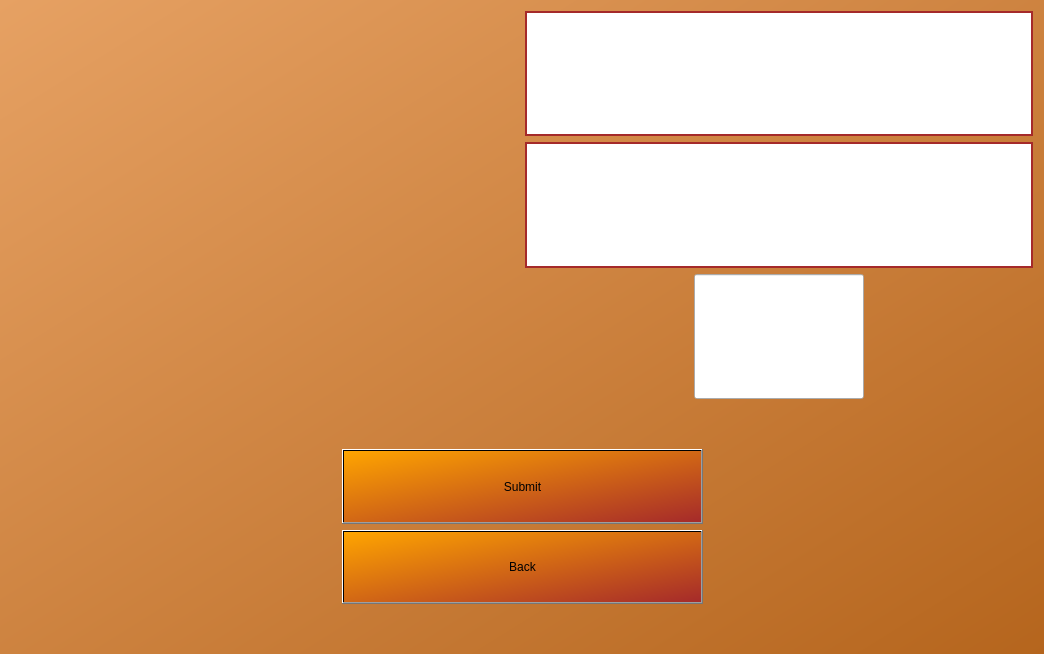
<?xml version="1.0" encoding="UTF-8"?>
<ui version="4.0">
 <class>Form</class>
 <widget class="QWidget" name="Form">
  <property name="geometry">
   <rect>
    <x>0</x>
    <y>0</y>
    <width>1044</width>
    <height>654</height>
   </rect>
  </property>
  <property name="minimumSize">
   <size>
    <width>864</width>
    <height>438</height>
   </size>
  </property>
  <property name="windowTitle">
   <string>Form</string>
  </property>
  <property name="styleSheet">
   <string notr="true">QWidget#Form {
	background-color: qlineargradient(x1: 0, y1: 0, x2: 1, y2: 1, stop: 0 #e6a163, stop: 1 #b5651d);
}</string>
  </property>
  <layout class="QGridLayout" name="gridLayout" rowstretch="10,1,4,1" columnstretch="1,5,1">
   <item row="3" column="1">
    <spacer name="horizontalSpacer">
     <property name="orientation">
      <enum>Qt::Horizontal</enum>
     </property>
     <property name="sizeType">
      <enum>QSizePolicy::Preferred</enum>
     </property>
     <property name="sizeHint" stdset="0">
      <size>
       <width>40</width>
       <height>20</height>
      </size>
     </property>
    </spacer>
   </item>
   <item row="1" column="0" rowspan="3">
    <widget class="QLabel" name="label_4">
     <property name="sizePolicy">
      <sizepolicy hsizetype="Ignored" vsizetype="Ignored">
       <horstretch>0</horstretch>
       <verstretch>0</verstretch>
      </sizepolicy>
     </property>
     <property name="text">
      <string/>
     </property>
     <property name="pixmap">
      <pixmap>../resource_images/b_queen.png</pixmap>
     </property>
     <property name="scaledContents">
      <bool>true</bool>
     </property>
    </widget>
   </item>
   <item row="1" column="2" rowspan="3">
    <widget class="QLabel" name="label_5">
     <property name="sizePolicy">
      <sizepolicy hsizetype="Ignored" vsizetype="Ignored">
       <horstretch>0</horstretch>
       <verstretch>0</verstretch>
      </sizepolicy>
     </property>
     <property name="text">
      <string/>
     </property>
     <property name="pixmap">
      <pixmap>../resource_images/w_queen.png</pixmap>
     </property>
     <property name="scaledContents">
      <bool>true</bool>
     </property>
    </widget>
   </item>
   <item row="2" column="1">
    <layout class="QGridLayout" name="gridLayout_2" columnstretch="1,2,1">
     <item row="0" column="2" rowspan="2">
      <spacer name="verticalSpacer">
       <property name="orientation">
        <enum>Qt::Vertical</enum>
       </property>
       <property name="sizeType">
        <enum>QSizePolicy::Preferred</enum>
       </property>
       <property name="sizeHint" stdset="0">
        <size>
         <width>20</width>
         <height>40</height>
        </size>
       </property>
      </spacer>
     </item>
     <item row="1" column="1">
      <widget class="QPushButton" name="backButton">
       <property name="sizePolicy">
        <sizepolicy hsizetype="Preferred" vsizetype="Preferred">
         <horstretch>0</horstretch>
         <verstretch>0</verstretch>
        </sizepolicy>
       </property>
       <property name="styleSheet">
        <string notr="true">background-color: qlineargradient(x1: 0, y1: 0, x2: 1, y2: 1, stop: 0 orange, stop: 1 brown);</string>
       </property>
       <property name="text">
        <string>Back</string>
       </property>
      </widget>
     </item>
     <item row="0" column="1">
      <widget class="QPushButton" name="submitButton">
       <property name="sizePolicy">
        <sizepolicy hsizetype="Preferred" vsizetype="Preferred">
         <horstretch>0</horstretch>
         <verstretch>0</verstretch>
        </sizepolicy>
       </property>
       <property name="styleSheet">
        <string notr="true">background-color: qlineargradient(x1: 0, y1: 0, x2: 1, y2: 1, stop: 0 orange, stop: 1 brown);</string>
       </property>
       <property name="text">
        <string>Submit</string>
       </property>
      </widget>
     </item>
     <item row="0" column="0" rowspan="2">
      <spacer name="verticalSpacer_2">
       <property name="orientation">
        <enum>Qt::Vertical</enum>
       </property>
       <property name="sizeType">
        <enum>QSizePolicy::Preferred</enum>
       </property>
       <property name="sizeHint" stdset="0">
        <size>
         <width>20</width>
         <height>40</height>
        </size>
       </property>
      </spacer>
     </item>
    </layout>
   </item>
   <item row="1" column="1">
    <spacer name="horizontalSpacer_2">
     <property name="orientation">
      <enum>Qt::Horizontal</enum>
     </property>
     <property name="sizeHint" stdset="0">
      <size>
       <width>40</width>
       <height>20</height>
      </size>
     </property>
    </spacer>
   </item>
   <item row="0" column="0" colspan="3">
    <layout class="QGridLayout" name="gridLayout_3" rowstretch="1,1,1" columnstretch="1,1">
     <item row="1" column="0">
      <widget class="QLabel" name="label_2">
       <property name="sizePolicy">
        <sizepolicy hsizetype="Ignored" vsizetype="Ignored">
         <horstretch>0</horstretch>
         <verstretch>0</verstretch>
        </sizepolicy>
       </property>
       <property name="text">
        <string/>
       </property>
       <property name="pixmap">
        <pixmap>../resource_images/ip.png</pixmap>
       </property>
       <property name="scaledContents">
        <bool>true</bool>
       </property>
      </widget>
     </item>
     <item row="1" column="1">
      <widget class="QLineEdit" name="ipField">
       <property name="sizePolicy">
        <sizepolicy hsizetype="Ignored" vsizetype="Ignored">
         <horstretch>0</horstretch>
         <verstretch>0</verstretch>
        </sizepolicy>
       </property>
       <property name="styleSheet">
        <string notr="true">background-color: white;
border: 2px solid brown;</string>
       </property>
      </widget>
     </item>
     <item row="0" column="0">
      <widget class="QLabel" name="label">
       <property name="sizePolicy">
        <sizepolicy hsizetype="Ignored" vsizetype="Ignored">
         <horstretch>0</horstretch>
         <verstretch>0</verstretch>
        </sizepolicy>
       </property>
       <property name="text">
        <string/>
       </property>
       <property name="pixmap">
        <pixmap>../resource_images/p2.png</pixmap>
       </property>
       <property name="scaledContents">
        <bool>true</bool>
       </property>
      </widget>
     </item>
     <item row="0" column="1">
      <widget class="QLineEdit" name="nameField">
       <property name="sizePolicy">
        <sizepolicy hsizetype="Ignored" vsizetype="Ignored">
         <horstretch>0</horstretch>
         <verstretch>0</verstretch>
        </sizepolicy>
       </property>
       <property name="styleSheet">
        <string notr="true">background-color: white;
border: 2px solid brown;</string>
       </property>
      </widget>
     </item>
     <item row="2" column="1">
      <layout class="QGridLayout" name="gridLayout_4" columnstretch="1,1,1">
       <item row="0" column="1">
        <widget class="QLineEdit" name="time">
         <property name="sizePolicy">
          <sizepolicy hsizetype="Preferred" vsizetype="Preferred">
           <horstretch>0</horstretch>
           <verstretch>0</verstretch>
          </sizepolicy>
         </property>
        </widget>
       </item>
       <item row="0" column="0">
        <spacer name="horizontalSpacer_3">
         <property name="orientation">
          <enum>Qt::Horizontal</enum>
         </property>
         <property name="sizeType">
          <enum>QSizePolicy::Ignored</enum>
         </property>
         <property name="sizeHint" stdset="0">
          <size>
           <width>40</width>
           <height>20</height>
          </size>
         </property>
        </spacer>
       </item>
       <item row="0" column="2">
        <spacer name="horizontalSpacer_4">
         <property name="orientation">
          <enum>Qt::Horizontal</enum>
         </property>
         <property name="sizeType">
          <enum>QSizePolicy::Ignored</enum>
         </property>
         <property name="sizeHint" stdset="0">
          <size>
           <width>40</width>
           <height>20</height>
          </size>
         </property>
        </spacer>
       </item>
      </layout>
     </item>
     <item row="2" column="0">
      <widget class="QLabel" name="label_3">
       <property name="text">
        <string/>
       </property>
       <property name="pixmap">
        <pixmap>../resource_images/time.png</pixmap>
       </property>
       <property name="scaledContents">
        <bool>true</bool>
       </property>
      </widget>
     </item>
    </layout>
   </item>
  </layout>
 </widget>
 <resources/>
 <connections/>
</ui>
